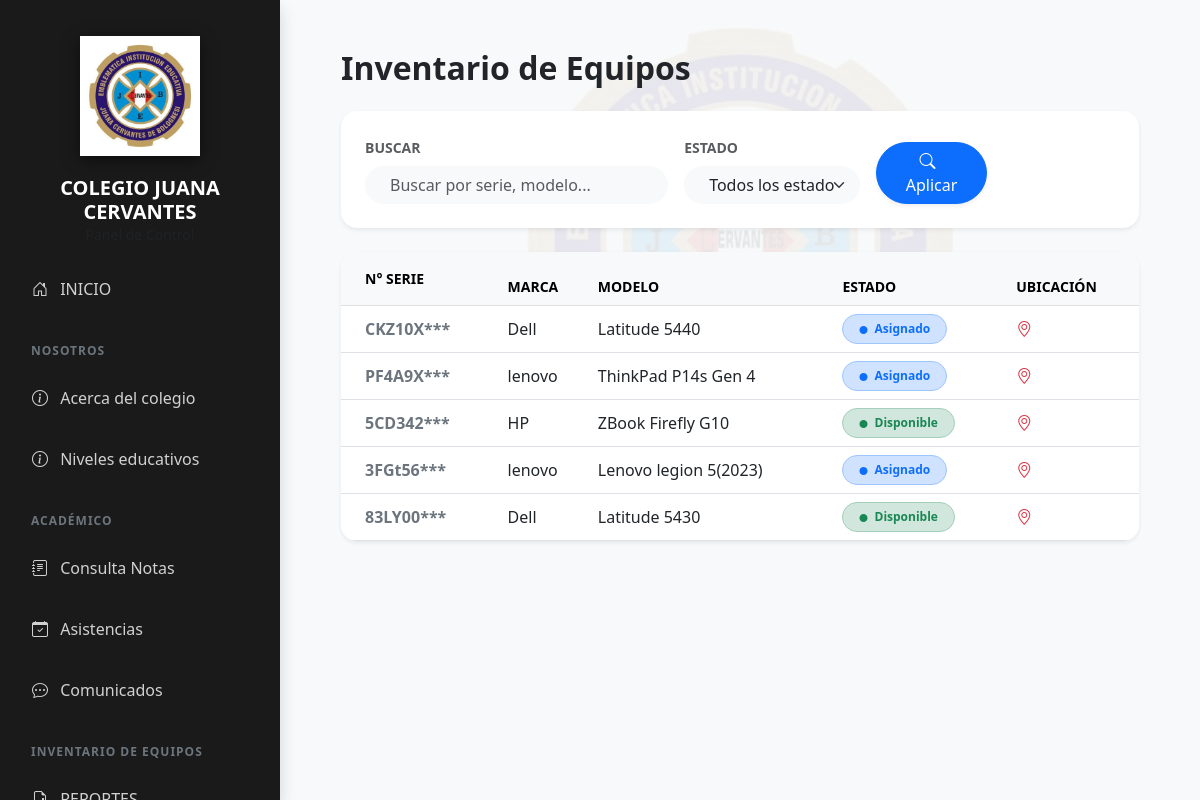
/equipos/ (signed in), run on the app's committed database.
### inventario/models.py (models this page shows, shortened)
class Equipo(models.Model):
    CATEGORIAS = [
        ('LAPTOP', 'Laptop / Computadora'),
        ('SONIDO', 'Equipo de Sonido / Parlantes'),
        ('ELECTRO', 'Electrodoméstico'),
        ('ACCESORIO', 'Accesorio'),
    ]
    ESTADOS = [
        ('DISPONIBLE', 'Disponible'),
        ('EN_USO', 'En Uso'),
        ('MANTENIMIENTO', 'En Mantenimiento'),
        ('BAJA', 'Baja'),
    ]
    serie = models.CharField(max_length=100, unique=True)
    categoria = models.CharField(max_length=20, choices=CATEGORIAS, default='LAPTOP')
    marca = models.CharField(max_length=50)
    modelo = models.CharField(max_length=50)
    fecha_ingreso_colegio = models.DateField(verbose_name="Fecha de Ingreso/Donación")
    estado = models.CharField(max_length=15, choices=ESTADOS, default='DISPONIBLE')
    aula_actual = models.CharField(max_length=100, blank=True, null=True)
    eliminado = models.BooleanField(default=False, editable=False)
    objects = EquipoManager()

### inventario/views.py (the view)
# urls.py: path('equipos/', views.inventario_view, name='inventario'),
def inventario_view(request):
    if not request.user.is_authenticated and not request.session.get('es_invitado'):
        return redirect('login')
    equipos = Equipo.objects.all()
    q = request.GET.get('q', '')
    estado = request.GET.get('estado', '')
    if q:
        equipos = equipos.filter(
            Q(serie__icontains=q) |
            Q(marca__icontains=q) |
            Q(modelo__icontains=q)
        )
    if estado:
        equipos = equipos.filter(estado=estado)
    return render(request, 'inventario.html', {
        'equipos': equipos,
        'q': q,
        'estado_actual': estado,
    })

### inventario/templates/inventario.html (shortened to what this page needs)
{% extends "base.html" %}
{% load static %}
{% block content %}
<div class="container-fluid p-4" style="position: relative;">
    <div style="position: absolute; top: 40%; left: 50%; transform: translate(-50%, -50%); z-index: 0; pointer-events: none;">
        <img src="{% static 'inventario/logo.jpg' %}" alt="Fondo" style="width: 500px; opacity: 0.08;">
    </div>
    <div style="position: relative; z-index: 1;">
        <h2 class="fw-bold mb-4">Inventario de Equipos</h2>
        <div class="card border-0 shadow-sm mb-4 p-4 rounded-4 bg-white">
            <form method="GET" class="row g-3 align-items-end">
                <div class="col-md-5">
                    <label class="small fw-bold text-muted mb-2">BUSCAR</label>
                    <input type="text" name="q" class="form-control rounded-pill border-light bg-light px-4" placeholder="Buscar por serie, modelo...">
                </div>
                <div class="col-md-3">
                    <label class="small fw-bold text-muted mb-2">ESTADO</label>
                    <select name="estado" class="form-select rounded-pill border-light bg-light px-4">
                        <option value="">Todos los estados</option>
                    </select>
                </div>
                <div class="col-md-2">
                    <button type="submit" class="btn btn-primary rounded-pill w-100 shadow-sm px-4">
                        <i class="bi bi-search me-2"></i> Aplicar
                    </button>
                </div>
            </form>
        </div>
        <div class="card border-0 shadow-sm rounded-4 overflow-hidden bg-white">
            <table class="table table-hover align-middle mb-0">
                <thead class="table-light">
                    <tr class="text-muted small">
                        <th class="ps-4 py-3">N° SERIE</th>
                        <th>MARCA</th>
                        <th>MODELO</th>
                        <th>ESTADO</th>
                        <th>UBICACIÓN</th>
                    </tr>
                </thead>
                <tbody>
                    {% for e in equipos %}
                    <tr>
                        <td class="ps-4 fw-bold text-secondary">{{ e.serie|slice:":6" }}***</td>
                        <td>{{ e.marca }}</td>
                        <td>{{ e.modelo }}</td>
                        <td>
                            {% if e.estado == 'DISPONIBLE' %}
                                <span class="badge rounded-pill bg-success-subtle text-success px-3 py-2 border border-success-subtle">
                                    <i class="bi bi-circle-fill me-1" style="font-size: 8px;"></i> Disponible
                                </span>
                            {% else %}
                                <span class="badge rounded-pill bg-primary-subtle text-primary px-3 py-2 border border-primary-subtle">
                                    <i class="bi bi-circle-fill me-1" style="font-size: 8px;"></i> Asignado
                                </span>
                            {% endif %}
                        </td>
                        <td><i class="bi bi-geo-alt me-1 text-danger"></i> {{ e.aula }}</td>
                    </tr>
                    {% endfor %}
                </tbody>
            </table>
        </div>
    </div>
</div>
{% endblock %}

### inventario/templates/base.html (style rules this page uses)
:root { --sidebar-bg: #1a1a1a; --primary-blue: #0d6efd; --sidebar-width: 280px; }
body { margin: 0; background-color: #f8f9fa; font-family: 'Segoe UI', Roboto, sans-serif; overflow-x: hidden; }

### data on the page
Equipo: serie "CKZ10X", marca "Dell", modelo "Latitude 5440", estado "Asignado"
Equipo: serie "PF4A9X", marca "lenovo", modelo "ThinkPad P14s Gen 4", estado "Asignado"
Equipo: serie "5CD342", marca "HP", modelo "ZBook Firefly G10", estado "DISPONIBLE" (drawn)
Equipo: serie "3FGt56", marca "lenovo", modelo "Lenovo legion 5(2023)", estado "Asignado"
Equipo: serie "83LY00", marca "Dell", modelo "Latitude 5430", estado "DISPONIBLE" (drawn)
